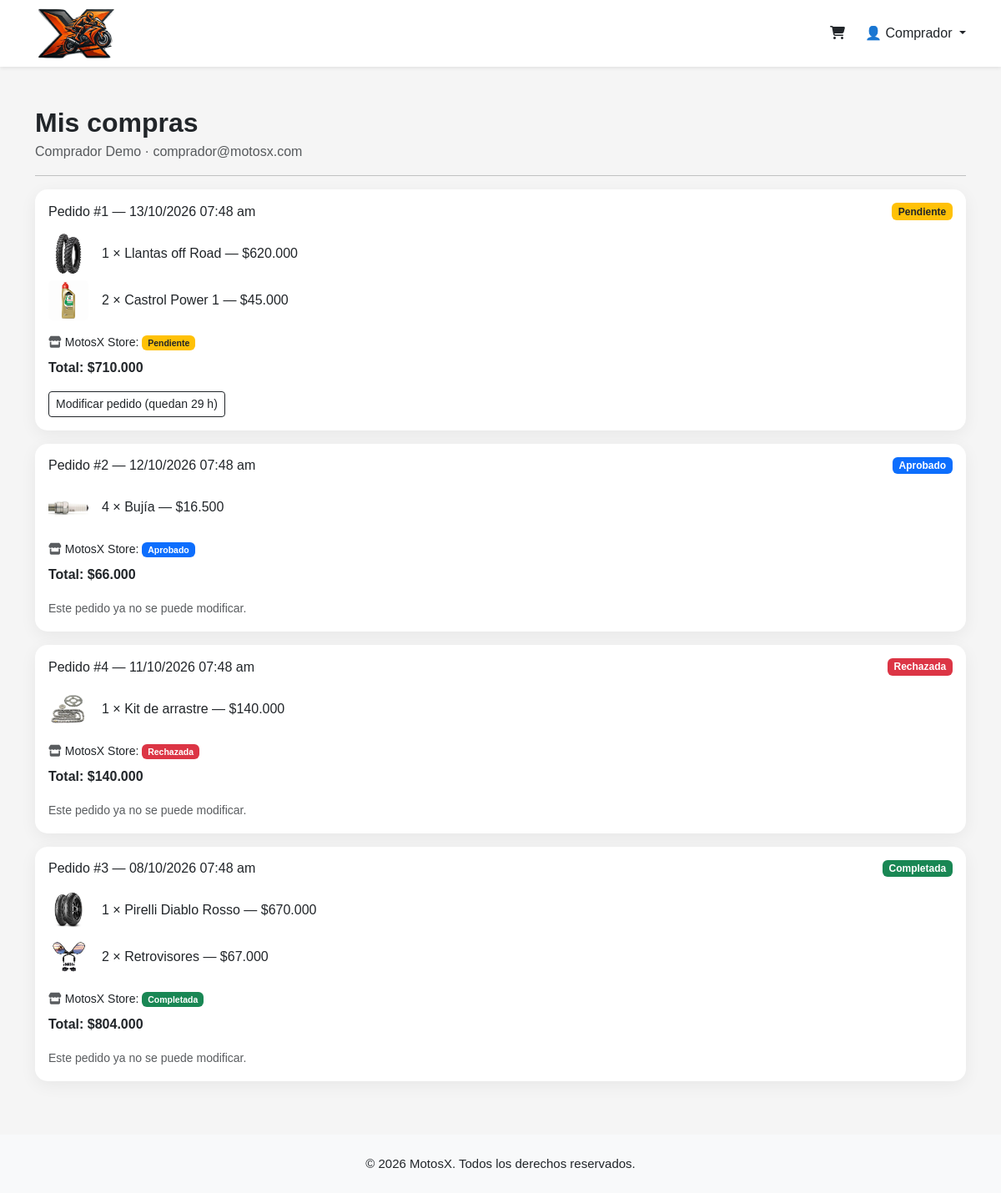
Screenshot of /perfil.php (signed in) with the database file from the repository.
### tables this page shows
CREATE TABLE usuarios (
    id              INT AUTO_INCREMENT PRIMARY KEY,
    nombre          VARCHAR(150) NOT NULL,
    correo          VARCHAR(150) NOT NULL,
    telefono        VARCHAR(20)  NOT NULL,
    password        VARCHAR(255) NOT NULL,
    estado          ENUM('activo', 'bloqueado') NOT NULL DEFAULT 'activo',
    fecha_registro  DATETIME NOT NULL DEFAULT CURRENT_TIMESTAMP,
    ultimo_acceso   DATETIME NULL,
    CONSTRAINT uq_usuarios_correo UNIQUE (correo)
);

CREATE TABLE pedidos (
    id              INT AUTO_INCREMENT PRIMARY KEY,
    usuario_id      INT NULL,
    nombre_cliente  VARCHAR(150) NOT NULL,
    correo_cliente  VARCHAR(150) NOT NULL,
    total           DECIMAL(10,2) NOT NULL,
     
    estado          ENUM('pendiente', 'aprobado', 'rechazado', 'completado', 'cancelado') NOT NULL DEFAULT 'pendiente',
    fecha           DATETIME NOT NULL DEFAULT CURRENT_TIMESTAMP,
    KEY idx_pedidos_usuario (usuario_id, fecha),
    CONSTRAINT fk_pedidos_usuario FOREIGN KEY (usuario_id) REFERENCES usuarios(id) ON DELETE SET NULL
);

CREATE TABLE pedido_detalle (
    id               INT AUTO_INCREMENT PRIMARY KEY,
    pedido_id        INT NOT NULL,
    producto_id      INT NULL,
    vendedor_id      INT NULL,           
    producto_nombre  VARCHAR(150)  NOT NULL,
    precio           DECIMAL(10,2) NOT NULL,
    cantidad         INT NOT NULL,
    imagen           VARCHAR(255)  NULL,
    KEY idx_detalle_producto (producto_id),
    KEY idx_detalle_vendedor (pedido_id, vendedor_id),
    CONSTRAINT chk_detalle_cantidad CHECK (cantidad > 0),
    CONSTRAINT fk_detalle_pedido   FOREIGN KEY (pedido_id)   REFERENCES pedidos(id)   ON DELETE CASCADE,
    CONSTRAINT fk_detalle_producto FOREIGN KEY (producto_id) REFERENCES productos(id) ON DELETE SET NULL,
    CONSTRAINT fk_detalle_vendedor FOREIGN KEY (vendedor_id) REFERENCES vendedores(id) ON DELETE SET NULL
);

CREATE TABLE pedidos_vendedor (
    id                   INT AUTO_INCREMENT PRIMARY KEY,
    pedido_id            INT NOT NULL,
    vendedor_id          INT NOT NULL,
    subtotal             DECIMAL(10,2) NOT NULL DEFAULT 0,
    estado               ENUM('pendiente', 'aprobado', 'rechazado', 'completado') NOT NULL DEFAULT 'pendiente',
    fecha_actualizacion  DATETIME NULL,
    CONSTRAINT uq_pedido_vendedor UNIQUE (pedido_id, vendedor_id),
    KEY idx_pedidos_vendedor_estado (vendedor_id, estado),
    CONSTRAINT fk_pv_pedido   FOREIGN KEY (pedido_id)   REFERENCES pedidos(id)    ON DELETE CASCADE,
    CONSTRAINT fk_pv_vendedor FOREIGN KEY (vendedor_id) REFERENCES vendedores(id) ON DELETE RESTRICT
);

CREATE TABLE vendedores (
    id                    INT AUTO_INCREMENT PRIMARY KEY,
    usuario_id            INT NOT NULL,
    razon_social          VARCHAR(150) NOT NULL,      
    nit                   VARCHAR(20)  NOT NULL,      
    ciudad                VARCHAR(100) NOT NULL,
    direccion             VARCHAR(200) NULL,
    telefono_comercial    VARCHAR(20)  NULL,
    correo_comercial      VARCHAR(150) NULL,          
    representante_legal   VARCHAR(150) NOT NULL,
    cedula_representante  VARCHAR(20)  NOT NULL,
    estado_verificacion   ENUM('pendiente', 'aprobado', 'rechazado', 'suspendido') NOT NULL DEFAULT 'pendiente',
    observaciones         VARCHAR(255) NULL,          
    fecha_registro        DATETIME NOT NULL DEFAULT CURRENT_TIMESTAMP,
    fecha_verificacion    DATETIME NULL,
    verificado_por        INT NULL,                   
    CONSTRAINT uq_vendedores_usuario UNIQUE (usuario_id),
    CONSTRAINT uq_vendedores_nit     UNIQUE (nit),
    KEY idx_vendedores_estado (estado_verificacion),
    CONSTRAINT fk_vendedores_usuario FOREIGN KEY (usuario_id)     REFERENCES usuarios(id) ON DELETE CASCADE,
    CONSTRAINT fk_vendedores_admin   FOREIGN KEY (verificado_por) REFERENCES usuarios(id) ON DELETE SET NULL
);

### app/core/Auth.php (called while the page is built, shortened)
<?php
final class Auth
{
    public static function usuario(): ?array
    {
        return $_SESSION['usuario'] ?? null;
    }
    public static function id(): ?int
    {
        return isset($_SESSION['usuario']['id']) ? (int) $_SESSION['usuario']['id'] : null;
    }
    public static function requerirComprador(): void
    {
        self::refrescar();
    }
    public static function refrescar(): void
    {
        $usuario = Usuario::buscarPorId(self::id());
    }
}

### app/core/Database.php (called while the page is built, shortened)
<?php
final class Database
{
    private static ?PDO $pdo = null;
    public static function conexion(): PDO
    {
        if (self::$pdo === null) {
            $dsn = defined('DB_DSN')
                ? DB_DSN
                : sprintf('mysql:host=%s;port=%d;dbname=%s;charset=utf8mb4', DB_HOST, DB_PORT, DB_NAME);
            self::$pdo = new PDO($dsn, DB_USER, DB_PASS, [
                PDO::ATTR_ERRMODE            => PDO::ERRMODE_EXCEPTION,
                PDO::ATTR_DEFAULT_FETCH_MODE => PDO::FETCH_ASSOC,
                PDO::ATTR_EMULATE_PREPARES   => false,
            ]);
        }
        return self::$pdo;
    }
    public static function consulta(string $sql, array $parametros = []): PDOStatement
    {
        $stmt = self::conexion()->prepare($sql);
        $stmt->execute($parametros);
        return $stmt;
    }
}

### app/models/Usuario.php (called while the page is built, shortened)
<?php
final class Usuario
{
    public static function buscarPorId(int $id): ?array
    {
        $fila = Database::consulta(
            'SELECT id, nombre, correo, telefono, estado, fecha_registro FROM usuarios WHERE id = :id',
            [':id' => $id]
        )->fetch();
        return $fila ?: null;
    }
}

### app/bootstrap.php (called while the page is built, shortened)
<?php
require __DIR__ . '/core/helpers.php';
spl_autoload_register(function (string $clase): void {
    foreach (['core', 'models'] as $carpeta) {
        $archivo = APP_PATH . "/{$carpeta}/{$clase}.php";
        if (is_file($archivo)) {
            return;
        }
    }
});

### app/models/Pedido.php (called while the page is built, shortened)
<?php
final class Pedido
{
    public static function historialUsuario(int $usuarioId): array
    {
        $pedidos = Database::consulta(
            'SELECT id, total, estado, fecha FROM pedidos WHERE usuario_id = :usuario_id ORDER BY fecha DESC, id DESC',
            [':usuario_id' => $usuarioId]
        )->fetchAll();
        return self::adjuntarDetalle($pedidos);
    }
    private static function adjuntarDetalle(array $pedidos): array
    {
        $ids        = array_map('intval', array_column($pedidos, 'id'));
        $marcadores = implode(',', array_fill(0, count($ids), '?'));
        $detalles = Database::consulta(
            "SELECT d.id, d.pedido_id, d.producto_id, d.vendedor_id, d.producto_nombre, d.precio, d.cantidad, d.imagen,
                    p.estado  AS producto_estado,
                    pv.estado AS estado_vendedor
             FROM pedido_detalle d
             LEFT JOIN productos p         ON p.id = d.producto_id
             LEFT JOIN pedidos_vendedor pv ON pv.pedido_id = d.pedido_id AND pv.vendedor_id = d.vendedor_id
             WHERE d.pedido_id IN ($marcadores)
             ORDER BY d.id",
            $ids
        )->fetchAll();
        $partes = Database::consulta(
            "SELECT pv.pedido_id, pv.vendedor_id, pv.subtotal, pv.estado, v.razon_social
             FROM pedidos_vendedor pv
             INNER JOIN vendedores v ON v.id = pv.vendedor_id
             WHERE pv.pedido_id IN ($marcadores)
             ORDER BY v.razon_social",
            $ids
        )->fetchAll();
        $detallePorPedido = [];
        foreach ($detalles as $detalle) {
            $detallePorPedido[(int) $detalle['pedido_id']][] = $detalle;
        }
        $partesPorPedido = [];
        foreach ($partes as $parte) {
            $partesPorPedido[(int) $parte['pedido_id']][] = $parte;
        }
        foreach ($pedidos as &$pedido) {
            $pedido['productos']       = $detallePorPedido[(int) $pedido['id']] ?? [];
            $pedido['vendedores']      = $partesPorPedido[(int) $pedido['id']] ?? [];
            $pedido['editable']        = self::esEditable($pedido);
        }
        return $pedidos;
    }
    public static function esEditable(array $pedido): bool
    {
        return $pedido['estado'] === self::PENDIENTE && self::horasRestantes($pedido) > 0;
    }
    public static function horasRestantes(array $pedido): float
    {
        $horas = (time() - strtotime($pedido['fecha'])) / 3600;
        return max(0, round(HORAS_EDICION_PEDIDO - $horas, 1));
    }
}

### public/perfil.php (the view, shortened to what this page needs)
<?php
require __DIR__ . '/../app/bootstrap.php';
Auth::requerirComprador();
$usuario = Auth::usuario();
$pedidos = Pedido::historialUsuario((int) $usuario['id']);
require VIEW_PATH . '/layouts/head.php';
vista('partials/navbar');
?>
<div class="container py-5">
    <h2 class="panel-titulo mb-1">Mis compras</h2>
    <p class="text-muted"><?= e($usuario['nombre']) ?> · <?= e($usuario['correo']) ?></p>
    <hr>
    <?php foreach ($pedidos as $pedido): ?>
    <div class="card card-panel mb-3">
        <div class="card-body">
            <div class="d-flex justify-content-between align-items-center mb-3 flex-wrap gap-2">
                <h6 class="mb-0">Pedido #<?= (int) $pedido['id'] ?> — <?= e(fecha_legible($pedido['fecha'])) ?></h6>
                <?= estado_pedido_badge($pedido['estado']) ?>
            </div>
            <ul class="list-unstyled mb-3">
                <?php foreach ($pedido['productos'] as $item): ?>
                <li class="d-flex align-items-center gap-3 mb-2 item-historial">
                    <img src="<?= e(asset($item['imagen'])) ?>" alt="">
                    <span>
                        <?= (int) $item['cantidad'] ?> × <?= e($item['producto_nombre']) ?> — <?= e(precio($item['precio'])) ?>
                    </span>
                </li>
                <?php endforeach; ?>
            </ul>
            <?php if (count($pedido['vendedores']) > 0): ?>
            <div class="small mb-2">
                <?php foreach ($pedido['vendedores'] as $parte): ?>
                    <span class="me-3 text-nowrap"><i class="fa-solid fa-store me-1 text-muted"></i><?= e($parte['razon_social']) ?>: <?= estado_pedido_badge($parte['estado']) ?></span>
                <?php endforeach; ?>
            </div>
            <?php endif; ?>
            <p class="fw-bold">Total: <?= e(precio($pedido['total'])) ?></p>
            <?php if ($pedido['editable']): ?>
                <button class="btn btn-outline-dark btn-sm" data-bs-toggle="modal" data-bs-target="#modalPedido<?= (int) $pedido['id'] ?>">
                    Modificar pedido (quedan <?= e($pedido['horas_restantes']) ?> h)
                </button>
            <?php else: ?>
                <span class="text-muted small">Este pedido ya no se puede modificar.</span>
            <?php endif; ?>
        </div>
    </div>
    <?php endforeach; ?>
</div>
<footer class="bg-light text-center py-4">© <?= date('Y') ?> MotosX. Todos los derechos reservados.</footer>
<?php require VIEW_PATH . '/layouts/scripts.php'; ?>

### app/views/partials/menu_usuario.php (shortened to what this page needs)
<?php
$usuarioMenu = Auth::usuario();
$iconoLogin  = $iconoLogin ?? '<i class="fa-solid fa-user"></i>';
$claseLogin  = $claseLogin ?? 'text-dark me-4';
?>
<?php if (!$usuarioMenu): ?>
    <a href="<?= e(url('login.php')) ?>" class="<?= e($claseLogin) ?>" title="Iniciar sesión"><?= $iconoLogin ?></a>
    <?php if (!empty($mostrarRegistro)): ?>
    <a href="<?= e(url('registro.php')) ?>" class="<?= e($claseLogin) ?>" title="Crear cuenta"><i class="fas fa-user-edit"></i></a>
    <?php endif; ?>
<?php else: ?>
    <div class="dropdown d-inline-block menu-usuario">
        <a href="javascript:void(0)" class="text-dark dropdown-toggle text-decoration-none position-relative"
           data-bs-toggle="dropdown" aria-expanded="false">
            👤 <?= e(explode(' ', trim($usuarioMenu['nombre']))[0]) ?>
        </a>
    </div>
<?php endif; ?>

### app/core/helpers.php (shortened to what this page needs)
<?php
function e($valor): string
{
    return htmlspecialchars((string) ($valor ?? ''), ENT_QUOTES | ENT_SUBSTITUTE, 'UTF-8');
}
function base_url(): string
{
    static $base = null;
    if ($base !== null) {
        return $base;
    }
    $scriptUrl  = str_replace('\\', '/', $_SERVER['SCRIPT_NAME'] ?? '');
    $dirUrl     = rtrim(str_replace('\\', '/', dirname($scriptUrl)), '/');
    return $base = rtrim($dirUrl, '/');
}
function asset(?string $ruta): string
{
    $ruta = (string) $ruta;
    $partes = array_map('rawurlencode', explode('/', ltrim($ruta, '/')));
    $urlFinal = base_url() . '/' . implode('/', $partes);
    $archivo = PUBLIC_PATH . '/' . ltrim($ruta, '/');
    if (preg_match('/\.(css|js)$/i', $ruta) && is_file($archivo)) {
        $urlFinal .= '?v=' . filemtime($archivo);
    }
    return $urlFinal;
}
function precio($valor): string
{
    return '$' . number_format((float) $valor, 0, ',', '.');
}
function fecha_legible(?string $fecha): string
{
    return $fecha ? date('d/m/Y h:i a', strtotime($fecha)) : '—';
}
function vista(string $nombre, array $datos = []): void
{
    extract($datos, EXTR_SKIP);
    require VIEW_PATH . '/' . $nombre . '.php';
}
function estado_pedido_texto(string $estado): string
{
    $textos = [
        'pendiente'  => 'Pendiente',
        'aprobado'   => 'Aprobado',
        'rechazado'  => 'Rechazada',
        'completado' => 'Completada',
        'cancelado'  => 'Cancelado',
    ];
    return $textos[$estado] ?? ucfirst($estado);
}
function estado_pedido_badge(string $estado): string
{
    $clases = [
        'pendiente'  => 'bg-warning text-dark',
        'aprobado'   => 'bg-primary',
        'rechazado'  => 'bg-danger',
        'completado' => 'bg-success',
        'cancelado'  => 'bg-secondary',
    ];
    return '<span class="badge ' . ($clases[$estado] ?? 'bg-secondary') . '">' . e(estado_pedido_texto($estado)) . '</span>';
}

### public/css/style.css (style rules this page uses)
body { background:#f5f5f5; font-family:Arial, Helvetica, sans-serif; }
.card { border:none; border-radius:15px; overflow:hidden; transition:.3s; }
.card img { height:220px; object-fit:cover; }
footer { font-size:15px; }

### public/css/panel.css (style rules this page uses)
body { background:#f5f5f5; font-family:Arial, Helvetica, sans-serif; }
.panel-titulo { font-weight:bold; }
.card-panel { border:none; border-radius:15px; box-shadow:0 5px 20px rgba(0,0,0,.06); }
.item-historial img { width:48px; height:48px; object-fit:cover; border-radius:6px; }
footer { font-size:15px; }

### rows the page displays
usuarios: nombre "Comprador", nombre "Comprador Demo", correo "comprador@motosx.com"
pedidos: id "1", fecha "13/10/2026 07:48 am", estado "Pendiente", total "$710.000", horas_restantes "29"
pedido_detalle: imagen (picture), cantidad "1", producto_nombre "Llantas off Road", precio "$620.000"
pedido_detalle: imagen (picture), cantidad "2", producto_nombre "Castrol Power 1", precio "$45.000"
pedidos_vendedor: vendedor.razon_social "MotosX Store", estado "Pendiente"
pedidos: id "2", fecha "12/10/2026 07:48 am", estado "Aprobado", total "$66.000", shows "Este pedido ya no se puede modificar."
pedido_detalle: imagen (picture), cantidad "4", producto_nombre "Bujía", precio "$16.500"
pedidos_vendedor: vendedor.razon_social "MotosX Store", estado "Aprobado"
pedidos: id "4", fecha "11/10/2026 07:48 am", estado "Rechazada", total "$140.000", shows "Este pedido ya no se puede modificar."
pedido_detalle: imagen (picture), cantidad "1", producto_nombre "Kit de arrastre", precio "$140.000"
pedidos_vendedor: vendedor.razon_social "MotosX Store", estado "Rechazada"
pedidos: id "3", fecha "08/10/2026 07:48 am", estado "Completada", total "$804.000", shows "Este pedido ya no se puede modificar."
pedido_detalle: imagen (picture), cantidad "1", producto_nombre "Pirelli Diablo Rosso", precio "$670.000"
pedido_detalle: imagen (picture), cantidad "2", producto_nombre "Retrovisores", precio "$67.000"
pedidos_vendedor: vendedor.razon_social "MotosX Store", estado "Completada"
